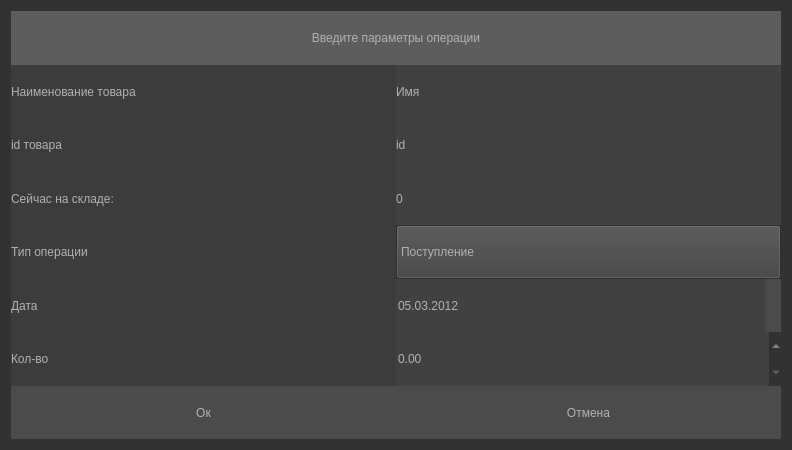
<?xml version="1.0" encoding="UTF-8"?>
<ui version="4.0">
 <class>OperationForm</class>
 <widget class="QWidget" name="OperationForm">
  <property name="geometry">
   <rect>
    <x>0</x>
    <y>0</y>
    <width>792</width>
    <height>450</height>
   </rect>
  </property>
  <property name="windowTitle">
   <string>Form</string>
  </property>
  <property name="styleSheet">
   <string notr="true">font: 14pt &quot;Times New Roman&quot;;
background-color: rgb(50, 50, 50);
color: #b1b1b1;</string>
  </property>
  <layout class="QVBoxLayout" name="verticalLayout_2">
   <item>
    <layout class="QVBoxLayout" name="verticalLayout" stretch="1,1,1,1,1,1,1,1">
     <property name="spacing">
      <number>0</number>
     </property>
     <property name="sizeConstraint">
      <enum>QLayout::SetDefaultConstraint</enum>
     </property>
     <item>
      <widget class="QLabel" name="label">
       <property name="sizePolicy">
        <sizepolicy hsizetype="Minimum" vsizetype="Preferred">
         <horstretch>0</horstretch>
         <verstretch>0</verstretch>
        </sizepolicy>
       </property>
       <property name="styleSheet">
        <string notr="true">background-color: rgb(93, 93, 93);</string>
       </property>
       <property name="text">
        <string>Введите параметры операции</string>
       </property>
       <property name="alignment">
        <set>Qt::AlignCenter</set>
       </property>
      </widget>
     </item>
     <item>
      <layout class="QHBoxLayout" name="horizontalLayout_7">
       <property name="spacing">
        <number>0</number>
       </property>
       <item>
        <widget class="QLabel" name="l_name">
         <property name="styleSheet">
          <string notr="true">background-color: rgb(60, 60, 60);</string>
         </property>
         <property name="text">
          <string>Наименование товара</string>
         </property>
        </widget>
       </item>
       <item>
        <widget class="QLabel" name="le_name">
         <property name="styleSheet">
          <string notr="true">background-color: rgb(65, 65, 65);</string>
         </property>
         <property name="text">
          <string>Имя</string>
         </property>
        </widget>
       </item>
      </layout>
     </item>
     <item>
      <layout class="QHBoxLayout" name="horizontalLayout_6">
       <property name="spacing">
        <number>0</number>
       </property>
       <item>
        <widget class="QLabel" name="l_id">
         <property name="styleSheet">
          <string notr="true">background-color: rgb(60, 60, 60);</string>
         </property>
         <property name="text">
          <string>id товара</string>
         </property>
        </widget>
       </item>
       <item>
        <widget class="QLabel" name="le_id">
         <property name="styleSheet">
          <string notr="true">background-color: rgb(65, 65, 65);</string>
         </property>
         <property name="text">
          <string>id</string>
         </property>
        </widget>
       </item>
      </layout>
     </item>
     <item>
      <layout class="QHBoxLayout" name="horizontalLayout_5">
       <property name="spacing">
        <number>0</number>
       </property>
       <item>
        <widget class="QLabel" name="l_current_count">
         <property name="styleSheet">
          <string notr="true">background-color: rgb(60, 60, 60);</string>
         </property>
         <property name="text">
          <string>Сейчас на складе:</string>
         </property>
        </widget>
       </item>
       <item>
        <widget class="QLabel" name="le_current_count">
         <property name="styleSheet">
          <string notr="true">background-color: rgb(65, 65, 65);</string>
         </property>
         <property name="text">
          <string>0</string>
         </property>
        </widget>
       </item>
      </layout>
     </item>
     <item>
      <layout class="QHBoxLayout" name="horizontalLayout_2">
       <property name="spacing">
        <number>0</number>
       </property>
       <item>
        <widget class="QLabel" name="l_operation_type">
         <property name="styleSheet">
          <string notr="true">background-color: rgb(60, 60, 60);</string>
         </property>
         <property name="text">
          <string>Тип операции</string>
         </property>
        </widget>
       </item>
       <item>
        <widget class="QComboBox" name="cb_operation_type">
         <property name="sizePolicy">
          <sizepolicy hsizetype="Preferred" vsizetype="Preferred">
           <horstretch>0</horstretch>
           <verstretch>0</verstretch>
          </sizepolicy>
         </property>
         <property name="focusPolicy">
          <enum>Qt::NoFocus</enum>
         </property>
         <property name="styleSheet">
          <string notr="true">QComboBox
{
	background-color: rgb(65, 65, 65);
}
QComboBox:hover
{
	background-color: rgb(70, 70, 70);
}
QComboBox:focus {
    
}
QComboBox::item {
    background: rgb(1, 1, 1);
}
QComboBox::item:hover {
    background: rgb(1, 1, 1);
}
QComboBox::item:selected {
    background: rgb(1, 1, 1);
}
QComboBox::drop-down 
{
    width: 0px;
    height: 0px;
    border: 0px;
}
QComboBox QAbstractItemView {
    color: rgb(250, 250, 250);    
    background-color: rgb(100, 100, 100);
    padding: 10px;
    border: 2px solid rgb(10, 10, 10);
    border-radius: 10px;
    padding-left: 5px;
    padding-right: 5px;
    selection-background: rgb(120, 120, 120);
}</string>
         </property>
         <property name="editable">
          <bool>false</bool>
         </property>
         <property name="currentText">
          <string>Поступление</string>
         </property>
         <property name="frame">
          <bool>false</bool>
         </property>
         <item>
          <property name="text">
           <string>Поступление</string>
          </property>
         </item>
         <item>
          <property name="text">
           <string>Продажа</string>
          </property>
         </item>
         <item>
          <property name="text">
           <string>Списание</string>
          </property>
         </item>
        </widget>
       </item>
      </layout>
     </item>
     <item>
      <layout class="QHBoxLayout" name="horizontalLayout_3">
       <property name="spacing">
        <number>0</number>
       </property>
       <item>
        <widget class="QLabel" name="l_date">
         <property name="styleSheet">
          <string notr="true">background-color: rgb(60, 60, 60);</string>
         </property>
         <property name="text">
          <string>Дата </string>
         </property>
        </widget>
       </item>
       <item>
        <widget class="QDateEdit" name="de_date">
         <property name="sizePolicy">
          <sizepolicy hsizetype="Minimum" vsizetype="Preferred">
           <horstretch>0</horstretch>
           <verstretch>0</verstretch>
          </sizepolicy>
         </property>
         <property name="styleSheet">
          <string notr="true">QDateEdit{
    background-color: rgb(65, 65, 65);
	border: none
}
QDateEdit:hover{
    background-color: rgb(70, 70, 70);
}
QDateEdit::drop-down{
	background-color: rgb(75, 75, 75);
} 
QDateEdit::drop-down:hover {
	bbackground-color: rgb(80, 80, 80);
}
QDateEdit::drop-down:pressed {
	bbackground-color: rgb(120, 120, 120);
}</string>
         </property>
         <property name="locale">
          <locale language="Russian" country="Russia"/>
         </property>
         <property name="inputMethodHints">
          <set>Qt::ImhPreferNumbers</set>
         </property>
         <property name="wrapping">
          <bool>false</bool>
         </property>
         <property name="frame">
          <bool>false</bool>
         </property>
         <property name="accelerated">
          <bool>false</bool>
         </property>
         <property name="keyboardTracking">
          <bool>true</bool>
         </property>
         <property name="showGroupSeparator" stdset="0">
          <bool>false</bool>
         </property>
         <property name="displayFormat">
          <string notr="true">dd.MM.yyyy</string>
         </property>
         <property name="calendarPopup">
          <bool>true</bool>
         </property>
         <property name="date">
          <date>
           <year>2012</year>
           <month>3</month>
           <day>5</day>
          </date>
         </property>
        </widget>
       </item>
      </layout>
     </item>
     <item>
      <layout class="QHBoxLayout" name="horizontalLayout_4">
       <property name="spacing">
        <number>0</number>
       </property>
       <item>
        <widget class="QLabel" name="l_count">
         <property name="styleSheet">
          <string notr="true">background-color: rgb(60, 60, 60);</string>
         </property>
         <property name="text">
          <string>Кол-во</string>
         </property>
        </widget>
       </item>
       <item>
        <widget class="QDoubleSpinBox" name="dsb_count">
         <property name="sizePolicy">
          <sizepolicy hsizetype="Minimum" vsizetype="Preferred">
           <horstretch>0</horstretch>
           <verstretch>0</verstretch>
          </sizepolicy>
         </property>
         <property name="styleSheet">
          <string notr="true">background-color: rgb(65, 65, 65);</string>
         </property>
         <property name="frame">
          <bool>false</bool>
         </property>
         <property name="maximum">
          <double>99999.990000000005239</double>
         </property>
        </widget>
       </item>
      </layout>
     </item>
     <item>
      <layout class="QHBoxLayout" name="horizontalLayout" stretch="1,1">
       <property name="spacing">
        <number>0</number>
       </property>
       <item>
        <widget class="QPushButton" name="btn_ok">
         <property name="sizePolicy">
          <sizepolicy hsizetype="Minimum" vsizetype="Minimum">
           <horstretch>0</horstretch>
           <verstretch>0</verstretch>
          </sizepolicy>
         </property>
         <property name="styleSheet">
          <string notr="true">QPushButton{
	background-color: rgb(75, 75, 75);
	border-radius: 1px;
}
QPushButton:hover {
     background-color: rgb(80,80, 80);
}
QPushButton:pressed {
    background-color: rgb(120,120,120);
}</string>
         </property>
         <property name="text">
          <string>Ок</string>
         </property>
        </widget>
       </item>
       <item>
        <widget class="QPushButton" name="btn_cancel">
         <property name="sizePolicy">
          <sizepolicy hsizetype="Minimum" vsizetype="Minimum">
           <horstretch>0</horstretch>
           <verstretch>0</verstretch>
          </sizepolicy>
         </property>
         <property name="styleSheet">
          <string notr="true">QPushButton{
	background-color: rgb(75, 75, 75);
	border-radius: 1px;
}
QPushButton:hover {
     background-color: rgb(80,80, 80);
}
QPushButton:pressed {
    background-color: rgb(120,120,120);
}</string>
         </property>
         <property name="text">
          <string>Отмена</string>
         </property>
        </widget>
       </item>
      </layout>
     </item>
    </layout>
   </item>
  </layout>
 </widget>
 <resources/>
 <connections/>
</ui>
